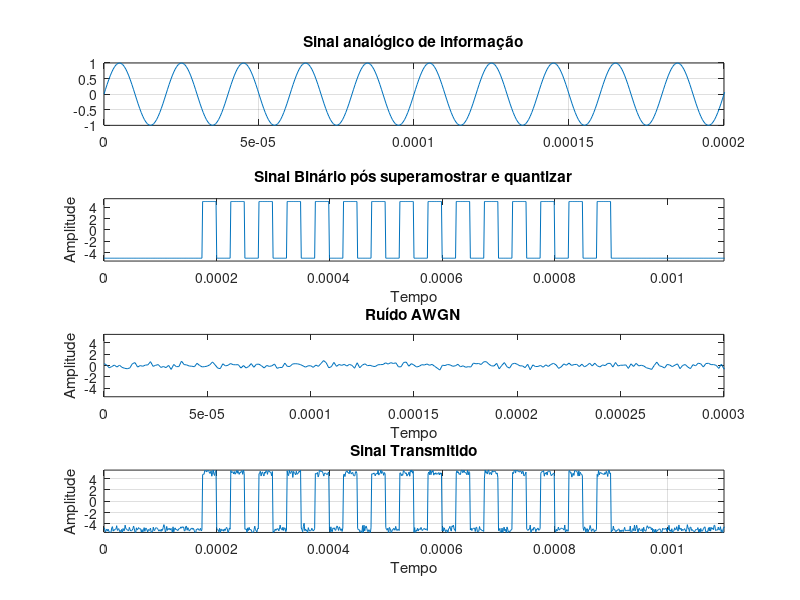
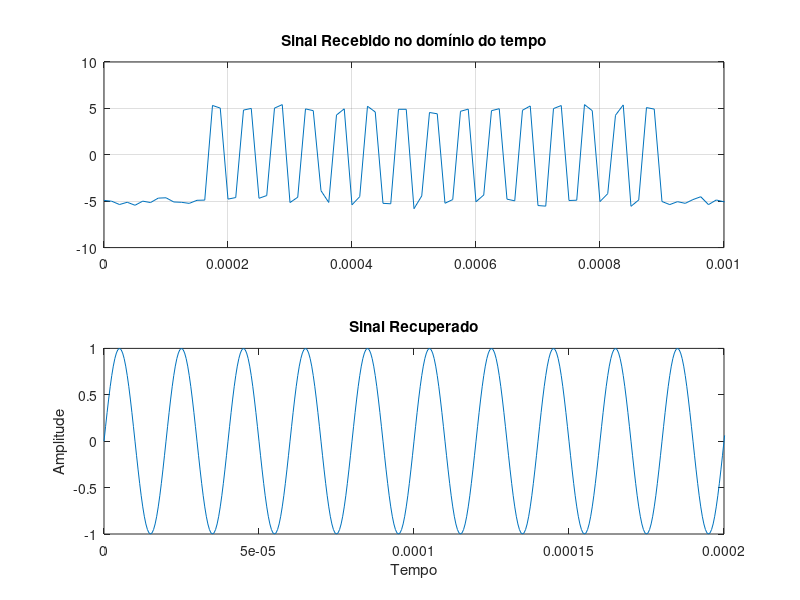

Source code (MATLAB) for these figures, in order:
  close all; clear all; clc;
  pkg load signal;
  pkg load communications;

  % Defining the base signal amplitude.
  A_signal = 1;

  % Defining the frequency for the base signal
  f_signal = 50000;

  % Defining the period and frequency of sampling:
  fs = 40*f_signal;
  Ts = 1/fs;
  T = 1/f_signal;

  % Defining the sinal period.
  t_inicial = 0;
  t_final = 0.01;

  % "t" vector, correspondig to the time period of analysis, on time domain.
  t = [t_inicial:Ts:t_final];
  tsine = t;

  signal = A_signal*sin(2*pi*f_signal*t);

  signalsine = signal;

  % Criando um trem de impulsos com período de 2T
  impulse_train = zeros(size(t));
  impulse_train(mod(t, 1/fs) == 0) = 1;

  signal_sampled = signal .* impulse_train;

  % Quantidade de níveis desejada (tirando o 0)
  n=2;
  num_levels = 2^n;

  % Gerando os níveis de quantização automaticamente
  levels = linspace(-1, 1, num_levels);

  % Verifica se o vetor possui algum elemento com "0"
  for i = 1:length(levels)
      if levels(i) == 0
          levels(i) = [];
          break;
      end
  end


  % Quantização
  quantized_signal = zeros(size(signal_sampled));
  for i = 1:length(signal_sampled)
      for j = 1:length(levels)
          if signal_sampled(i) <= levels(j)
              quantized_signal(i) = levels(j);
              break;
          end
      end
  end

  figure(1)
  subplot(411)
  plot(t,signal)
  grid on;
  xlim([0 10*T])
  title('Sinal analógico de informação')

  % Desloca o vetor quantizado para 0 ou mais
  min_value = min(quantized_signal);
  quantized_signal = quantized_signal - min_value;

  % Multiplica os valores quantizados para que sejam números inteiros
  num_intervals = num_levels - 1; % Número de intervalos entre os níveis
  quantized_signal_int = quantized_signal * num_intervals;

  % Convertendo valores quantizados inteiros para binário
  binary_signal = de2bi(quantized_signal_int, n);

  % Concatenando os valores binários em um único vetor
  binary_signal_concatenated = reshape(binary_signal.', 1, []);

  % Vetor de tempo
  t = linspace(0, 1, length(binary_signal_concatenated) * 2);

  % Repetindo cada valor do sinal
  repeated_signal = reshape(repmat(binary_signal_concatenated, 2, 1), 1, []);

  % realizando a superamostragem do sinal com a função upper

  % Superamostragem
  n = 10;
  amplitude =5;
  repeated_signal_up = upsample(repeated_signal, n);

  filtr_tx = ones(1, n);
  filtered_signal = filter(filtr_tx, 1, repeated_signal_up)*2*amplitude-amplitude;

  % criando um novo vetor de t para o sinal filtrado
  t_super = linspace(0, 1, length(filtered_signal));

  var_noise = 0.1;
  transmission_noise = sqrt(var_noise)*randn(1,length(filtered_signal));

  transmitted_signal = filtered_signal + transmission_noise;


  subplot(412)
  plot(t_super,filtered_signal);
  xlim([0, 55*T]);
  ylim([-amplitude*1.1 , amplitude*1.1]);
  xlabel('Tempo');
  ylabel('Amplitude');
  title('Sinal Binário pós superamostrar e quantizar');



  subplot(413)
  plot(t_super,transmission_noise);
  xlim([0, 15*T]);
  ylim([-amplitude*1.1 , amplitude*1.1]);
  xlabel('Tempo');
  ylabel('Amplitude');
  title('Ruído AWGN');



  subplot(414)
  plot(t_super,transmitted_signal);
  xlim([0, 55*T]);
  ylim([-amplitude*1.1 , amplitude*1.1]);
  xlabel('Tempo');
  ylabel('Amplitude');
  title('Sinal Transmitido');
  grid on;

  % Recepção:

  % definindo o limiar (valor que vai decidir se o sinal é 0 ou 1)
  limiar = 0;

  % amostrando o sinal recebido
  received_signal = transmitted_signal(n/2:n:end);
  received_binary = received_signal > limiar;

  t_received = linspace(0, 1, length(t_super)/n);

  % Plotando o sinal
  % Plotting the signal
  figure(3)

  subplot(211)
  plot(t_received, received_signal);
  xlim([0, 50*T]);
  title('Sinal Recebido no domínio do tempo');
  grid on;


  % Vetor de tempo para o sinal recebido
  t_received = linspace(0, 1, length(received_signal));

  % Interpolando o sinal para restaurar a taxa de amostragem original
  received_signal_interp = interp(received_signal, n);

  % Filtrando o sinal interpolado para remover artefatos
  filtr_rx = ones(1, n);
  received_signal_filtered = filter(filtr_rx, 1, received_signal_interp) / n;

  % Convertendo o sinal recuperado para o formato analógico
  received_analog_signal = received_signal_filtered(1:length(t_received)) * (2*amplitude) - amplitude; % Normalização da amplitude

  % Plotando o sinal analógico recuperado
  subplot(212);
  plot(tsine, signalsine);
  xlim([0, 10*T]);
  xlabel('Tempo');
  ylabel('Amplitude');
  title('Sinal Recuperado');

